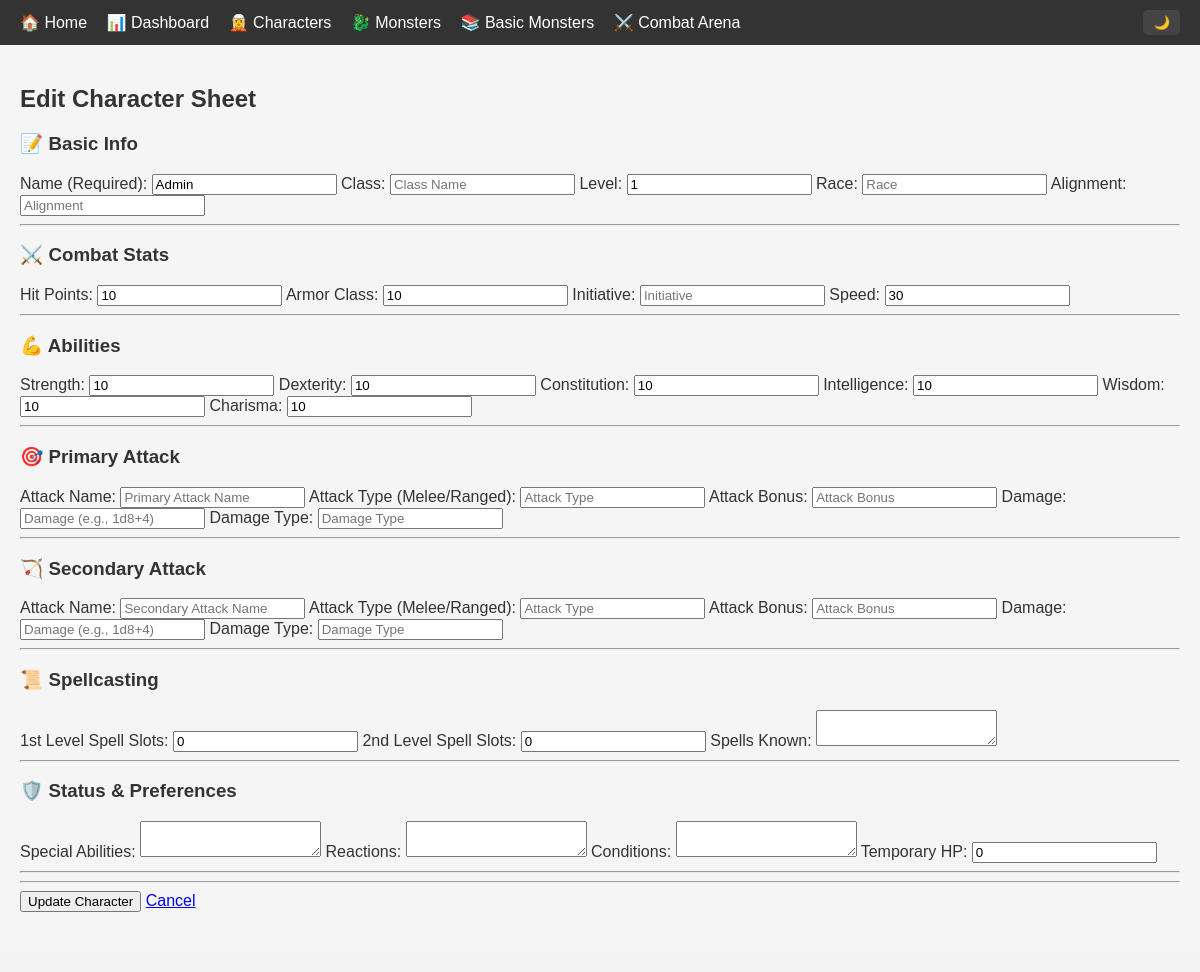
The page /accounts/characters/4/edit/ (signed in) on the database its author committed.
### accounts/models.py (models this page shows, shortened)
class CharacterSheet(models.Model):
    user = models.ForeignKey(User, on_delete=models.CASCADE)
    name = models.CharField(max_length=100)  # Required
    class_name = models.CharField(max_length=100, blank=True, null=True)
    level = models.PositiveIntegerField(default=1, blank=True, null=True)
    race = models.CharField(max_length=100, blank=True, null=True)
    alignment = models.CharField(max_length=50, blank=True, null=True)
    hit_points = models.PositiveIntegerField(default=10, blank=True, null=True)
    armor_class = models.PositiveIntegerField(default=10, blank=True, null=True)
    initiative = models.IntegerField(default=0, blank=True, null=True)
    speed = models.PositiveIntegerField(default=30, blank=True, null=True)
    strength = models.PositiveIntegerField(default=10, blank=True, null=True)
    dexterity = models.PositiveIntegerField(default=10, blank=True, null=True)
    constitution = models.PositiveIntegerField(default=10, blank=True, null=True)
    intelligence = models.PositiveIntegerField(default=10, blank=True, null=True)
    wisdom = models.PositiveIntegerField(default=10, blank=True, null=True)
    charisma = models.PositiveIntegerField(default=10, blank=True, null=True)
    saving_throw_strength = models.BooleanField(default=False)
    saving_throw_dexterity = models.BooleanField(default=False)
    saving_throw_constitution = models.BooleanField(default=False)
    saving_throw_intelligence = models.BooleanField(default=False)
    saving_throw_wisdom = models.BooleanField(default=False)
    saving_throw_charisma = models.BooleanField(default=False)
    spell_slots = models.JSONField(default=dict, blank=True, null=True)
    spells_known = models.TextField(blank=True, null=True)
    primary_attack_name = models.CharField(max_length=100, blank=True, null=True)
    primary_attack_type = models.CharField(max_length=20, choices=[('Melee', 'Melee'), ('Ranged', 'Ranged')], blank=True, null=True)
    primary_attack_bonus = models.IntegerField(default=0, blank=True, null=True)
    primary_attack_damage = models.CharField(max_length=20, blank=True, null=True)
    primary_attack_damage_type = models.CharField(max_length=20, blank=True, null=True)
    secondary_attack_name = models.CharField(max_length=100, blank=True, null=True)
    secondary_attack_type = models.CharField(max_length=20, blank=True, null=True)
    secondary_attack_bonus = models.IntegerField(default=0, blank=True, null=True)
    secondary_attack_damage = models.CharField(max_length=20, blank=True, null=True)
    secondary_attack_damage_type = models.CharField(max_length=20, blank=True, null=True)
    special_abilities = models.TextField(blank=True, null=True)
    reactions = models.TextField(blank=True, null=True)
    combat_role = models.CharField(max_length=50, blank=True, null=True)
    preferred_range = models.CharField(max_length=20, blank=True, null=True)
    attack_priority = models.CharField(max_length=50, blank=True, null=True)
    escape_threshold = models.PositiveIntegerField(default=20, blank=True, null=True)
    conditions = models.TextField(blank=True, null=True)
    temporary_hit_points = models.PositiveIntegerField(default=0, blank=True, null=True)
    ongoing_damage = models.CharField(max_length=50, blank=True, null=True)
    available_actions = models.JSONField(default=dict, blank=True, null=True)
    bonus_actions = models.JSONField(default=dict, blank=True, null=True)
    finished = models.BooleanField(default=False, editable=False)
    created_at = models.DateTimeField(auto_now_add=True)

### accounts/views.py (the view, shortened to what this page needs)
# urls.py: path('characters/<int:sheet_id>/edit/', views.character_edit, name='character_edit'),
def character_edit(request, sheet_id):
    sheet = get_object_or_404(CharacterSheet, id=sheet_id, user=request.user)
    return render(request, "accounts/character_form.html", {"sheet": sheet})

### accounts/templates/accounts/character_form.html (shortened to what this page needs)
{% extends 'base.html' %}
{% block content %}
<h2>{% if sheet %}Edit{% else %}Create{% endif %} Character Sheet</h2>
<form method="post">
    <h3>📝 Basic Info</h3>
    <label>Name (Required):</label>
    <input type="text" name="name" placeholder="Character Name" value="{{ sheet.name|default:'' }}" required>
    <label>Class:</label>
    <input type="text" name="class_name" placeholder="Class Name" value="{{ sheet.class_name|default:'' }}">
    <label>Level:</label>
    <input type="number" name="level" placeholder="Level" value="{{ sheet.level|default:'' }}">
    <label>Race:</label>
    <input type="text" name="race" placeholder="Race" value="{{ sheet.race|default:'' }}">
    <label>Alignment:</label>
    <input type="text" name="alignment" placeholder="Alignment" value="{{ sheet.alignment|default:'' }}">
    <hr>
    <h3>⚔️ Combat Stats</h3>
    <label>Hit Points:</label>
    <input type="number" name="hit_points" placeholder="HP" value="{{ sheet.hit_points|default:'' }}">
    <label>Armor Class:</label>
    <input type="number" name="armor_class" placeholder="Armor Class" value="{{ sheet.armor_class|default:'' }}">
    <label>Initiative:</label>
    <input type="number" name="initiative" placeholder="Initiative" value="{{ sheet.initiative|default:'' }}">
    <label>Speed:</label>
    <input type="number" name="speed" placeholder="Speed" value="{{ sheet.speed|default:'' }}">
    <hr>
    <h3>💪 Abilities</h3>
    <label>Strength:</label>
    <input type="number" name="strength" placeholder="Strength" value="{{ sheet.strength|default:'' }}">
    <label>Dexterity:</label>
    <input type="number" name="dexterity" placeholder="Dexterity" value="{{ sheet.dexterity|default:'' }}">
    <label>Constitution:</label>
    <input type="number" name="constitution" placeholder="Constitution" value="{{ sheet.constitution|default:'' }}">
    <label>Intelligence:</label>
    <input type="number" name="intelligence" placeholder="Intelligence" value="{{ sheet.intelligence|default:'' }}">
    <label>Wisdom:</label>
    <input type="number" name="wisdom" placeholder="Wisdom" value="{{ sheet.wisdom|default:'' }}">
    <label>Charisma:</label>
    <input type="number" name="charisma" placeholder="Charisma" value="{{ sheet.charisma|default:'' }}">
    <hr>
    <h3>🎯 Primary Attack</h3>
    <label>Attack Name:</label>
    <input type="text" name="primary_attack_name" placeholder="Primary Attack Name" value="{{ sheet.primary_attack_name|default:'' }}">
    <label>Attack Type (Melee/Ranged):</label>
    <input type="text" name="primary_attack_type" placeholder="Attack Type" value="{{ sheet.primary_attack_type|default:'' }}">
    <label>Attack Bonus:</label>
    <input type="number" name="primary_attack_bonus" placeholder="Attack Bonus" value="{{ sheet.primary_attack_bonus|default:'' }}">
    <label>Damage:</label>
    <input type="text" name="primary_attack_damage" placeholder="Damage (e.g., 1d8+4)" value="{{ sheet.primary_attack_damage|default:'' }}">
    <label>Damage Type:</label>
    <input type="text" name="primary_attack_damage_type" placeholder="Damage Type" value="{{ sheet.primary_attack_damage_type|default:'' }}">
    <hr>
    <h3>🏹 Secondary Attack</h3>
    <label>Attack Name:</label>
    <input type="text" name="secondary_attack_name" placeholder="Secondary Attack Name" value="{{ sheet.secondary_attack_name|default:'' }}">
    <label>Attack Type (Melee/Ranged):</label>
    <input type="text" name="secondary_attack_type" placeholder="Attack Type" value="{{ sheet.secondary_attack_type|default:'' }}">
    <label>Attack Bonus:</label>
    <input type="number" name="secondary_attack_bonus" placeholder="Attack Bonus" value="{{ sheet.secondary_attack_bonus|default:'' }}">
    <label>Damage:</label>
    <input type="text" name="secondary_attack_damage" placeholder="Damage (e.g., 1d8+4)" value="{{ sheet.secondary_attack_damage|default:'' }}">
    <label>Damage Type:</label>
    <input type="text" name="secondary_attack_damage_type" placeholder="Damage Type" value="{{ sheet.secondary_attack_damage_type|default:'' }}">
    <hr>
    <h3>📜 Spellcasting</h3>
    <label>1st Level Spell Slots:</label>
    <input type="number" name="spell_slot_1" placeholder="1st Level Slots" value="{{ sheet.spell_slots.1st|default:0 }}">
    <label>2nd Level Spell Slots:</label>
    <input type="number" name="spell_slot_2" placeholder="2nd Level Slots" value="{{ sheet.spell_slots.2nd|default:0 }}">
    <label>Spells Known:</label>
    <textarea name="spells_known">{{ sheet.spells_known|default:'' }}</textarea>
    <hr>
    <h3>🛡️ Status & Preferences</h3>
    <label>Special Abilities:</label>
    <textarea name="special_abilities">{{ sheet.special_abilities|default:'' }}</textarea>
    <label>Reactions:</label>
    <textarea name="reactions">{{ sheet.reactions|default:'' }}</textarea>
    <label>Conditions:</label>
    <textarea name="conditions">{{ sheet.conditions|default:'' }}</textarea>
    <label>Temporary HP:</label>
    <input type="number" name="temporary_hit_points" value="{{ sheet.temporary_hit_points|default:0 }}">
    <hr>
    <hr>
    <button type="submit">{% if sheet %}Update{% else %}Create{% endif %} Character</button>
    <a href="{% url 'character_list' %}">Cancel</a>
</form>
{% endblock %}

### static/css/style.css (style rules this page uses)
body { font-family: 'Arial', sans-serif; margin: 0; padding: 0; background-color: var(--bg-color); color: var(--text-color); transition: background-color 0.3s, color 0.3s; }
:root { --bg-color: #f5f5f5; --text-color: #333; --navbar-bg: #333; --navbar-text: #fff; --navbar-hover-bg: #ddd; --navbar-hover-text: #000; --card-bg: #fff; --button-bg: #007bff; --button-text: #fff; }

### templates/base.html (style rules this page uses)
body { font-family: Arial, sans-serif; margin: 0; padding: 0; }

### rows shown on the page
CharacterSheet: name "Admin", level "1", hit_points "10", armor_class "10", speed "30", strength "10", dexterity "10", constitution "10", intelligence "10", wisdom "10", charisma "10", spell_slot_1 "0", spell_slot_2 "0", temporary_hit_points "0"
